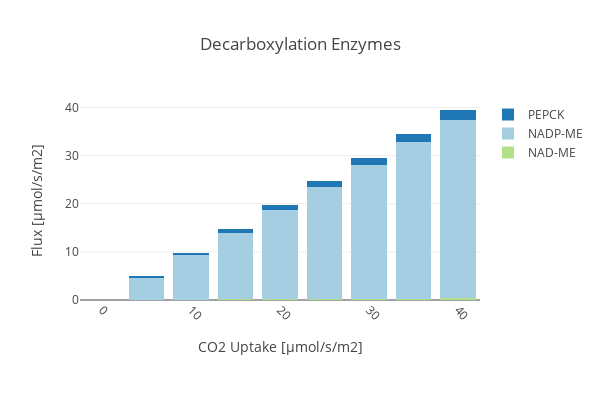

Notebook code cell kept with this figure:
### Code cell
create_bar_plot_rxn(D_fba, D_exp,
                    {'[B]_MalDH4_h': 'NADP-ME', '[B]_MalDH2_m': 'NAD-ME', '[B]_PEPC1_c': 'PEPCK',},
                    'Decarboxylation Enzymes', xaxis_title,
                    c=True, stacked = True, save_fig=save_fig)

### Figure 1 — Plotly figure (JSON) as saved in the notebook; plotly's stock layout.template omitted (floating-point values rounded to 4 significant figures)
{"data": [{"marker": {"color": "rgb(178,223,138)"}, "name": "NAD-ME", "type": "bar", "uid": "d74c28de-268b-46f8-8469-0697f6481e6e", "x": [0, 5, 10, 15, 20, 25, 30, 35, 40], "y": [0, 0.04028, 0.08055, 0.1208, 0.1611, 0.2014, 0.2417, 0.2819, 0.3222]}, {"marker": {"color": "rgb(166,206,227)"}, "name": "NADP-ME", "type": "bar", "uid": "78e09c5b-01f1-436c-8521-8985cd6bef7f", "x": [0, 5, 10, 15, 20, 25, 30, 35, 40], "y": [0, 4.569, 9.209, 13.86, 18.52, 23.17, 27.83, 32.48, 37.14]}, {"marker": {"color": "rgb(31,120,180)"}, "name": "PEPCK", "type": "bar", "uid": "4f902533-1c85-4990-a389-d362b5e9042f", "x": [0, 5, 10, 15, 20, 25, 30, 35, 40], "y": [0, 0.3224, 0.5736, 0.81, 1.046, 1.283, 1.519, 1.756, 1.992]}], "layout": {"barmode": "stack", "height": 400, "margin": {"b": 100}, "title": {"text": "Decarboxylation Enzymes"}, "width": 600, "xaxis": {"tickangle": 45, "title": {"text": "CO2 Uptake [µmol/s/m2]"}}, "yaxis": {"autorange": true, "title": {"text": "Flux [µmol/s/m2]"}}}}
